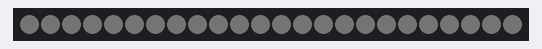
A sketch run on a simulated ATtiny85, built with avr-gcc and run on an emulated ATtiny85. Shown: 24 RGB LEDs in strip order, left to right. Dim RGB values are drawn brighter than linear; random numbers use the default seed unless the sketch sets one.

Above: at 2.48 s.
At 5.4 s:
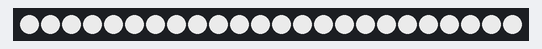
At 14.38 s:
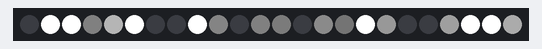
At 20.25 s:
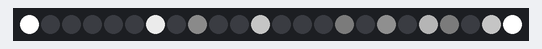
At 30.36 s:
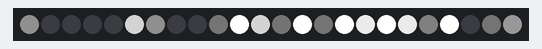
At 39.73 s:
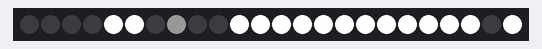

The sketch:

Fujimi.ino
```cpp
/* ************************************************** */
/* TARGET: ARDUINO NANO                               */
/* ************************************************** */
#include "Adafruit_TLC5947.h"

// ***********************************************************************
// ***********************************************************************

// ------------------------------------------------------------
// LES différent MODEDE FONCTIONNEMENTS
// #define MODE_TEST_LED
#define MODE_MULTI_LED_PROGRESSIF_RANDOM
// #define MODE_MULTI_LED_PROGRESSIF_FIXE
//#define MODE_CHENILLARD_UNE_PROGRESSIF

// ------------------------------------------------------------
// DUREE DES ETATS ON et OFF des LEDs pour le mde MODE_MULTI_LED_PROGRESSIF
// ATTENTION MAX doit etre superieur ou égal à MIN
// plus les temps sont long, plus la progression bers le On ou vers le OFF est rapide
#define ETAT_OFF_MIN  (1)       // temps minimum d'une led etainte,   si led ne sont pas assez souvent eteinte, on augmente cette valeur
#define ETAT_OFF_MAX  (40)      // temps maximum d'une led  eteinte,  S'il y a trop de led allumée en m^me temps tu augmente cette valeur

#define ETAT_ON_MIN  (2)       // temps minimum d'une led  allumée ( sans effet flagrand)
#define ETAT_ON_MAX  (50)       // temps maximum d'une led  allumée  ( sans effet flagrand)

// ------------------------------------------------------------
// On active une ligne ou l'autre
//#define MODE_PROGRESSION_14  	// la progression se fait sur 14 steps
#define MODE_PROGRESSION_25  	// la progression se fait sur 25 steps

// ------------------------------------------------------------
// Si cette ligne est active sa ralentie tous, et c'est moins fluide ca prenf trop de temps
//#define SYNCHROISEE

// ------------------------------------------------------------
// Tempo pour le mode MODE_CHENILLARD_UNE_PROGRESSIF
#define DELAY_PROGRESSIF_ON  (3)  // Pause en ms entre chaque step d'allumage de la led
#define DELAY_PROGRESSIF_OFF (5)  // Pause en ms entre chaque step d'extinction de la led

// ***********************************************************************
// ***********************************************************************
// ***********************************************************************
// ***********************************************************************


// ------------------------------------------------------------
// Quel cible on utilise, (commenter la ligne inutile)
#define ARDUINO_NANO

// ------------------------------------------------------------
// Combien de hardWare sont enchainé ?
#define NUM_TLC5974 1

// ------------------------------------------------------------
// Nombre de LED
 #define NB_LED (24)

// ------------------------------------------------------------
// DEFINITIONS DES PINs En FONCTION DE LA CIBLE
 #ifdef ARDUINO_NANO
  #define PIN_EMBEDED_LED  (11)
  #define PIN_DATA (4)
  #define PIN_CLOCK (5)
  #define PIN_LATCH (6)
 #endif

 #ifdef ARDUINO_DIGISPARK
  #define PIN_EMBEDED_LED  (1)
  #define PIN_DATA (0)
  #define PIN_CLOCK (2)
  #define PIN_LATCH (3)
 #endif

// ------------------------------------------------------------
// Liste des valeur de luminosité des LED (8 intensités par led)
// les 8 valeurs ne sont pas linéaire, c'est volontaire, pourmieux voirla progression lumineuse


#ifdef MODE_PROGRESSION_14
 #define NB_BRIGHTNESS_VALUE (14)
 uint16_t tabBrightness[NB_BRIGHTNESS_VALUE] = {0, 1, 2, 4, 8, 16 , 32, 64, 128, 256, 512, 1024, 2048, 4096 };
#endif

#ifdef MODE_PROGRESSION_25
 #define NB_BRIGHTNESS_VALUE (25)
 uint16_t tabBrightness[NB_BRIGHTNESS_VALUE] = {0,1,2, 3, 4, 6, 8, 12, 16,  24, 32,  48, 64,  96, 128, 192, 256, 384, 512, 768, 1024,  1536, 2048,  3072, 4096 };
#endif


uint16_t tabStartOff[NB_LED] 	= {5,10,15,20,25,30,35,40,45,50,55,60,65,70,75,80,85,90,95,100,105,110,115,120 };

uint16_t tabIniOff[NB_LED]       = {6,2,21,7,37,4,30,31,28,21,11,15,12,17,6,11,39,13,6,22,34,20,2,12};
//uint16_t tabIniOff[NB_LED]     = {2,4,6,8,10,12,14,16,18,20,22,24,26,28,30,32,34,36,38,40,42,44,46,48};
//uint16_t tabIniOff[NB_LED]       = {20,20,20,20,20,20,20,20,20,20,20,20,20,20,20,20,20,20,20,20,20,20,20,20};
uint16_t tabIniOn[NB_LED]        = {1,1,1,1,1,1,1,1,1,1,1,1,1,1,1,1,1,1,1,1,1,1,1,1};

// ------------------------------------------------------------
// Object depilotage du driver de LED
Adafruit_TLC5947 tlc = Adafruit_TLC5947(NUM_TLC5974, PIN_CLOCK, PIN_DATA, PIN_LATCH);

// ------------------------------------------------------------
// Structure d'etat d'une LED
typedef struct {
                   uint16_t  brightness;     // luminosité de la led a envoyer
                   uint16_t  brightnessOld;  // derniere luminosité de la led envoyée

                   int etat;				// etat de la led (off, allumage, progessi, ON, extinction progressive)
                   int tempo_etat_off;      //!  cmpteur LED OFF
                   int indexMontee;         //!  index de luminosité montante de la LED
				   int maintien;           //!  compteur de maintien de la LED Allumée

                   int indexDescente;       //!  index de luminosité descendente de la LED
                 } ST_ETAT_LED2;


// ------------------------------------------------------------
// un tableau de n structure d'etat. n étant le nb de led.
  ST_ETAT_LED2 tabLedPpm2[NB_LED];

/* ************************************************************ */
// PGM SETUP, Lance une seul fois au demarage
/* ************************************************************ */
void setup() {
  int i=0;

// Initialisation des pin en sortie
	pinMode(PIN_EMBEDED_LED, OUTPUT);
	pinMode(PIN_DATA, OUTPUT);
	pinMode(PIN_CLOCK, OUTPUT);
	pinMode(PIN_LATCH, OUTPUT);

// Initialisation de la structure de LED
	for ( i=0 ; i<NB_LED ; i++)
	{
		tabLedPpm2[i].brightness    			= 0 ;
		tabLedPpm2[i].brightnessOld 			= -1; // pour etre sur que ce soit different de '0'
		tabLedPpm2[i].etat 						= 0;

    tabLedPpm2[i].tempo_etat_off      = 50 ; //random (ETAT_OFF_MIN, ETAT_OFF_MAX); ; // juste pour décaler l'allumage des led la premire fois


		tabLedPpm2[i].indexMontee 				= 0;
		tabLedPpm2[i].maintien 					  = 5 ; //random (ETAT_ON_MIN, ETAT_ON_MAX); ;
		tabLedPpm2[i].indexDescente 			= 0 ;

#ifdef MODE_MULTI_LED_PROGRESSIF_FIXE
	tabLedPpm2[i].tempo_etat_off = tabStartOff[i];
	//tabLedPpm2[i].maintien       = tabIniOn[i];
#endif

	}
}


/* *********************************************************************** */
/* PGM PRINCCIPAL                                                          */
/* ilest executé en permanance                                             */
/* *********************************************************************** */
void loop() {

#ifdef MODE_TEST_LED
  testOut();
#endif

#ifdef MODE_MULTI_LED_PROGRESSIF_RANDOM
    gestionLed();
#endif

#ifdef MODE_MULTI_LED_PROGRESSIF_FIXE
    gestionLed();
#endif

#ifdef MODE_CHENILLARD_UNE_PROGRESSIF
  gestionLed_chenillard();
#endif

}

/* *********************************************************************** */
/* pour tester les sorties, c'est un simple chenillard                     */
/* *********************************************************************** */
void testOut() {
	int i;
	for (i=0 ; i<NB_LED ; i++)
	{
		tlc.setPWM(i, 0x7ff );  // de 0 à 0x7ff, pour la luminosité
		tlc.write();
		delay(DELAY_PROGRESSIF_ON);

		tlc.setPWM(i, 0 );
		tlc.write();
		delay(1);
	}

}

/* *********************************************************************** */
/* gestionLed_chenillard()                                                 */
/* *********************************************************************** */
void gestionLed_chenillard() {
	int pos = 0;
	int led = 0;

	for (led = 0; led < NB_LED; led += 1)
	{

		for (pos = 0; pos < NB_BRIGHTNESS_VALUE; pos += 1) { // goes from 0 degrees to 180 degrees
			tlc.setPWM(led,tabBrightness[pos]);
			tlc.write();
			delay(DELAY_PROGRESSIF_ON);                       // waits 15ms for the servo to reach the position
		}
		for (pos = NB_BRIGHTNESS_VALUE ; pos > 0; pos -= 1) { // goes from 180 degrees to 0 degrees
			tlc.setPWM(led,tabBrightness[pos-1]);
			tlc.write();
			delay(DELAY_PROGRESSIF_OFF);                       // waits 15ms for the servo to reach the position
		}
	}

}


/* *********************************************************************** */
/* gestionLed()                                                           */
// on parcours toutes les led une a une..
// Ppour chaque led
// 1 )on regarde si la luminosité a commander est dierence de la derniere pilotée.
//    si oui -> on alume la led avec la nouvelle valeur de luminosité
//    si non -> on fait rien
//
// 2) on calcule la future luminosité, pour le prochain passsage
//
/* *********************************************************************** */
void gestionLed() {

   //Serial.println("TIMER");
    for (int i=0 ; i<NB_LED ; i++)
    {
      // Le fait de fair la comparaision avec l'ancienne valeur permet de gagner du temps
#ifndef SYNCHROISEE
      if ( tabLedPpm2[i].brightnessOld != tabLedPpm2[i].brightness )
      {
#endif
        tlc.setPWM(i, tabLedPpm2[i].brightness);
        tlc.write();
#ifndef SYNCHROISEE
       tabLedPpm2[i].brightnessOld = tabLedPpm2[i].brightness ;
      }
#endif
      calcbright(i);
    }
}
/* ****************************************************************** */
// calcbright(int channel)
    // pour la led on regarde son etat doit elle etre :
    // - eteinte?
    // - allumage progressif ?
	// - Allumé ?
// - extintion progressive ?

/* ****************************************************************** */
void calcbright(int channel)
{
  switch (tabLedPpm2[channel].etat)
    {
    case 0: // led eteinte pendant un certain temps !
		if ( tabLedPpm2[channel].tempo_etat_off-- <= 0){

#ifdef MODE_MULTI_LED_PROGRESSIF_FIXE
   tabLedPpm2[channel].tempo_etat_off = tabIniOff[channel];
#endif
#ifdef MODE_MULTI_LED_PROGRESSIF_RANDOM
   tabLedPpm2[channel].tempo_etat_off = random (ETAT_OFF_MIN, ETAT_OFF_MAX); ;
#endif
			tabLedPpm2[channel].etat = 1;
		}
	break;

    case 1:  // Allumage en progression
		tabLedPpm2[channel].brightness  = tabBrightness[tabLedPpm2[channel].indexMontee] ;
		if (++tabLedPpm2[channel].indexMontee >= NB_BRIGHTNESS_VALUE)
		{
			tabLedPpm2[channel].indexMontee = 0;
			tabLedPpm2[channel].etat = 2;
		}
	break;

    case 2:   // Maintenir en position
		if ( tabLedPpm2[channel].maintien-- <= 0){
#ifdef MODE_MULTI_LED_PROGRESSIF_FIXE
   tabLedPpm2[channel].maintien       = tabIniOn[channel];
#endif
#ifdef MODE_MULTI_LED_PROGRESSIF_RANDOM
   tabLedPpm2[channel].maintien       = random (ETAT_ON_MIN, ETAT_ON_MAX); ;
#endif


			tabLedPpm2[channel].etat = 3;
			tabLedPpm2[channel].indexDescente = NB_BRIGHTNESS_VALUE-1 ;
		}
		break;

    case 3: // descente extinction
		tabLedPpm2[channel].brightness  = tabBrightness[tabLedPpm2[channel].indexDescente] ;
		if ( tabLedPpm2[channel].indexDescente-- <= 0){
			tabLedPpm2[channel].indexDescente = 0;
			tabLedPpm2[channel].etat = 0;
		}
		break;

      default: //Erreur ce cas ne devrait pas arrivée
		tabLedPpm2[channel].etat = 0;
		tabLedPpm2[channel].brightness = 15;
       break;
    }
}
```

Measured:
- what the display in image 2 shows lasts 0.4 s, from 14.2 s to 14.6 s
- what the display in image 4 shows lasts 0.4 s, from 30.2 s to 30.6 s
